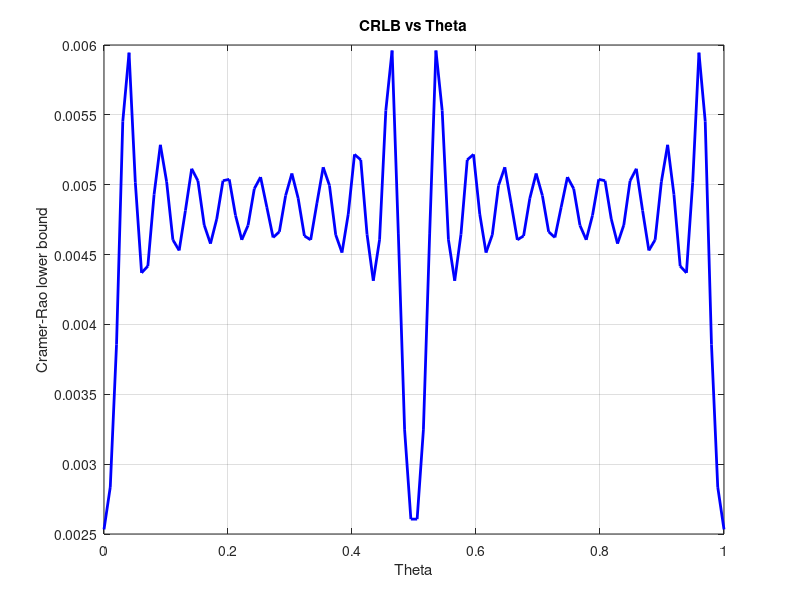

Write the MATLAB code that produced this figure.
% This is to plot the Cramer-Rao Lower Bound of a parameter vs the
% parameter itself and note down the my inference from the obtained plot.

%% SYSTEM SETTING
% Consider a quantity $x[n] = s[n; \theta] + w[n]$ where $s[n;\theta]$ is any signal
% (AC or DC) and $w[n]$ is an AWGN with variance $\sigma^2$. Let us consider that
% $s[n;\theta] = A\sin(2\pi\theta n + \phi)$. Thus, $s[n;\theta]$ is dependent on three
% parameters: A, $\theta$ and $\phi$. For this example, we are trying to estimate the
% value of frequency, i.e., $\theta$ of the signal s. The CRLB for the given
% estimator is found out as belows:

%TEST PUSH

% Defining the parameters
N = 10;                             % Number of terms in the data set {x[n]}
A = 1;                              % Assuming A is a constant
theta_values = linspace(0, 1, 100); % Varying theta from 0 to 100

variance_values = zeros(1, length(theta_values));

for k = 1:length(theta_values)
    theta = theta_values(k);
    sum_term = 0;
    for n = 0:N-1
        sum_term = sum_term + (A*cos(2*pi*theta*n))^2;
    end
    variance = 1 / (4 * pi^2 * sum_term);
    variance_values(k) = variance;
end


%% PLOTTING
figure
plot(theta_values, variance_values, 'b-', 'LineWidth', 2)
xlabel('Theta')
ylabel('Cramer-Rao lower bound')
title('CRLB vs Theta')
grid on

